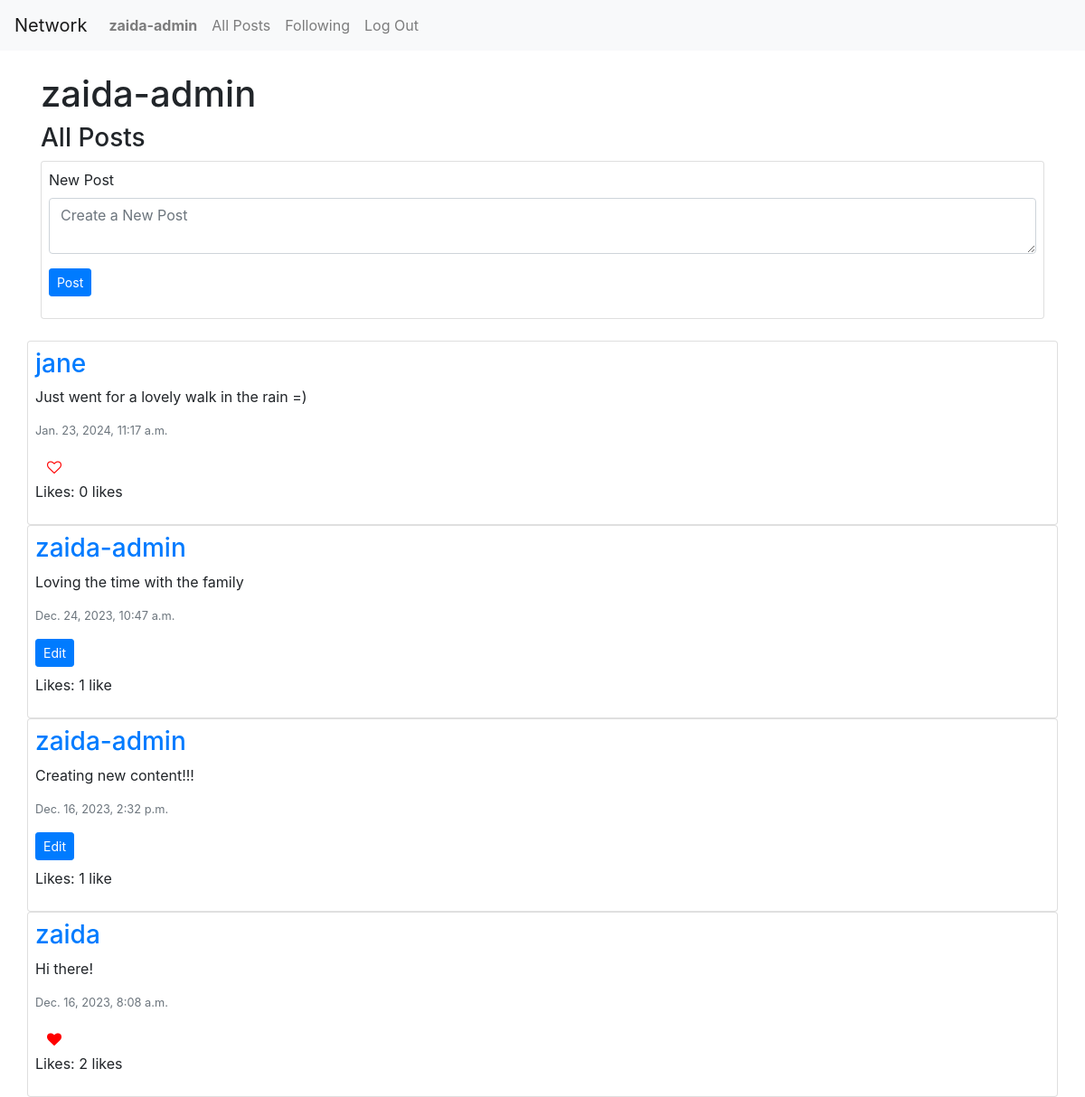
/ (signed in), run on an earlier commit of the app's database.
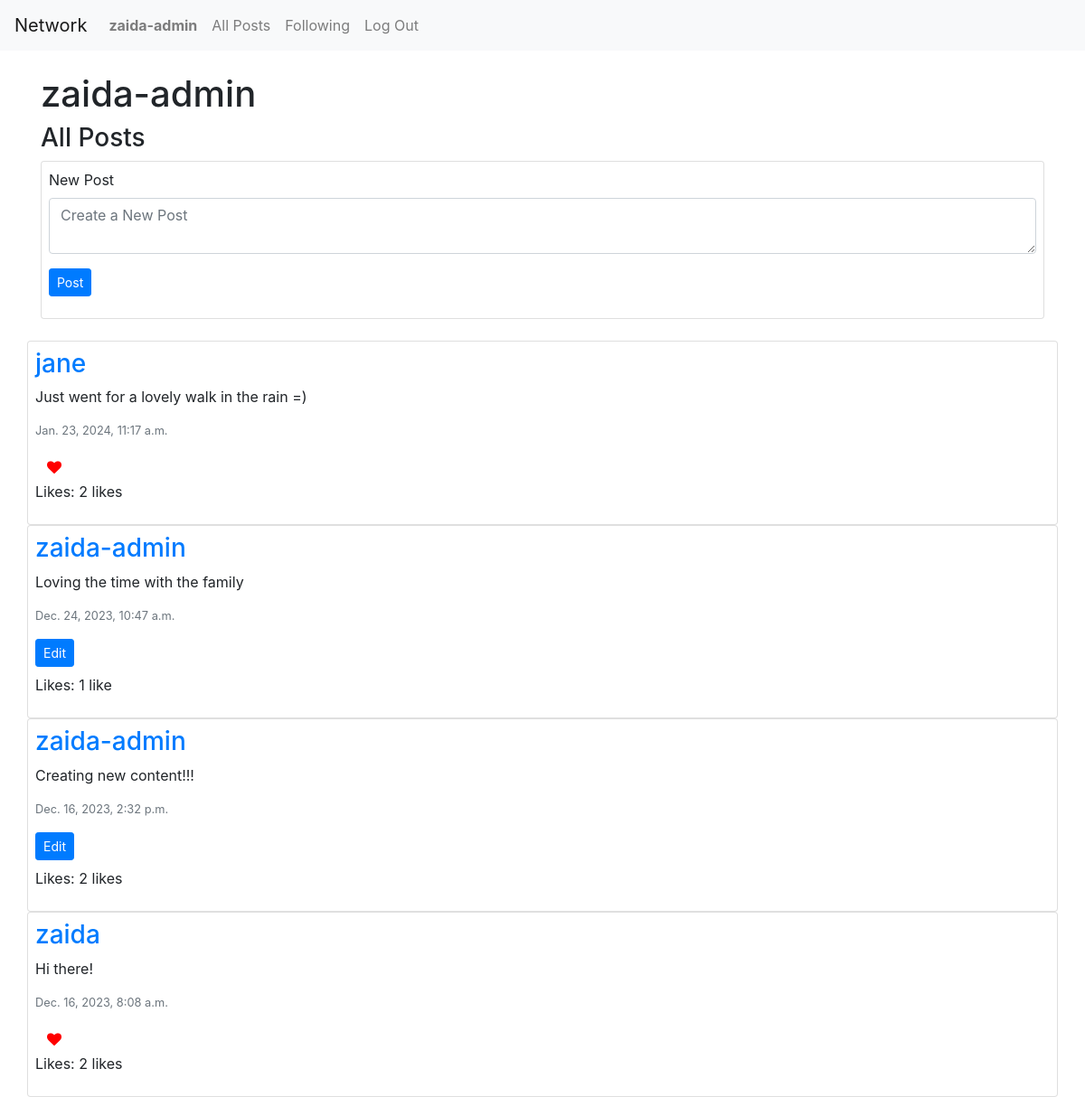
And on a later commit of the database.
### network/models.py (models this page shows, shortened)
class Post(models.Model):
    user= models.ForeignKey("User", on_delete=models.CASCADE, related_name='posts')
    content = models.CharField(max_length=300)
    timestamp = models.DateTimeField(auto_now_add=True)
    like = models.IntegerField(default=0)

class User(AbstractUser):
    followers= models.ManyToManyField("self", symmetrical=False, related_name='following', blank=True)

### network/views.py (the view)
# urls.py: path("", views.index, name="index"),
def index(request):
    posts = Post.objects.all().order_by('id').reverse()
    paginator = Paginator(posts, 10)
    page_number = request.GET.get('page')
    page_obj = paginator.get_page(page_number)
    allLikes = Like.objects.all()
    postsLiked = []
    try:
        for like in allLikes:
            if like.user.id == request.user.id:
                postsLiked.append(like.post.id)
    except:
        postsLiked = []
    return render(request, "network/index.html", {
        'posts': posts,
        'page_obj': page_obj,
        'postsLiked': postsLiked
    })

### network/templates/network/index.html (shortened to what this page needs)
{% extends "network/layout.html" %} {% load static %} {% block body %}
<div id="title">
  <h1 class="mt-4">{{ request.user.username }}</h1>
  <h3>All Posts</h3>
</div>
{% if user.is_authenticated %}
<div id="compose-view" class="card p-2 mb-4">
  <form id="compose-form" method="post" action="{% url 'compose' %}">
    <div class="form-group">
      <label for="compose-body">New Post</label>
      <textarea
        class="form-control"
        id="compose-body"
        name="compose-body"
        placeholder="Create a New Post"
      ></textarea>
    </div>
    <div class="form-group">
      <input type="submit" class="btn btn-primary btn-sm" value="Post" />
    </div>
  </form>
</div>
{% endif %}
<div id="posts-view">
  <div id="all-posts">
    {% for post in page_obj %}
    <div class="row post card p-2">
      <h3>
        <a href="{% url 'profile' user_id=post.user.id%}">{{post.user}}</a>
      </h3>
      <p id="content_{{ post.id }}">{{ post.content }}</p>
      <p class="text-secondary lh-1 small">{{ post.timestamp }}</p>
      {% if user.is_authenticated %} {% if user == post.user %}
      <div>
        <button
          class="btn btn-primary btn-sm"
          data-toggle="modal"
          data-target="#modal_edit_{{ post.id }}"
        >
          Edit
        </button>
      </div>
      <p class="mt-2">
        <span class="like_count">Likes: {{ post.like }} </span>
        {% if post.like == 1 %} like {% else %} likes {% endif %}
      </p>
      {% else %} {% if post.id in postsLiked %}
      <button
        id="{{ post.id }}"
        class="btn col-1 fa fa-heart text-left"
        style="color: red"
        onclick="likeHandler('{{ post.id }}', '{{ postsLiked }}', '{{likeCount}}')"
      ></button>
      <p>
        <span class="like_count">Likes: {{ post.like }} </span>
        {% if post.like == 1 %} like {% else %} likes {% endif %}
      </p>
      {% else %}
      <button
        id="{{ post.id }}"
        class="btn col-1 fa fa-heart-o text-left"
        style="color: red"
        onclick="likeHandler('{{ post.id }}', '{{ postsLiked }}')"
      ></button>
      <p>
        <span class="like_count">Likes: {{ post.like }} </span>
        {% if post.like == 1 %} like {% else %} likes {% endif %}
      </p>
      {% endif %} {% endif %} {% endif %}
    </div>
    {% endfor %}
  </div>
</div>
{% endblock %}

What changed in the data, as far as the page shows it:
changed Post "Just went for a lovely walk in the rain =)": like "0" → "2"
changed Post "Creating new content!!!": like "1" → "2"; like "like" → "likes"
